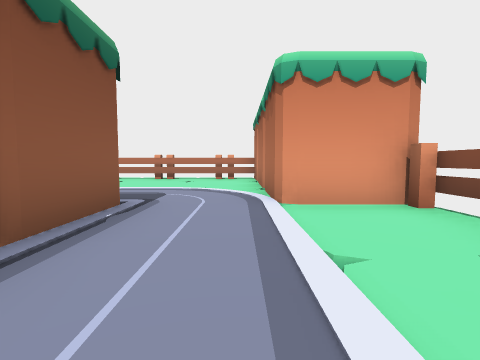
view 1 (above)

24 first-person views from a walk through a level from a Godot 3-D game. The camera is 1.5 m above the floor, tilts 4° down and sees 85° across. The floor is counted in squares, 2.71 m on a side. Each view is taken from the middle of a square. On the plan, view 1 faces up. The plan holds only what a view shows up to about 9 squares ahead; the rest is blank.

view 2
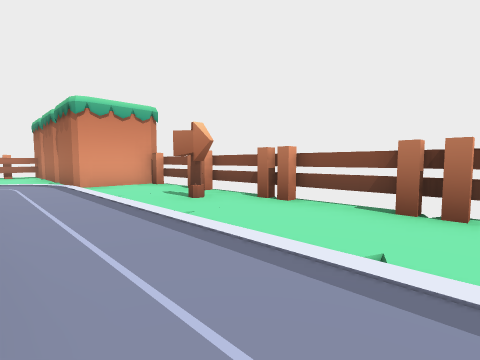

view 3
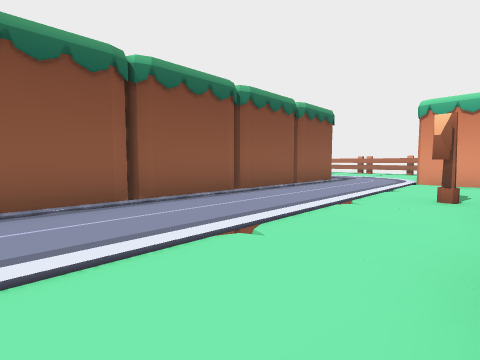

view 4
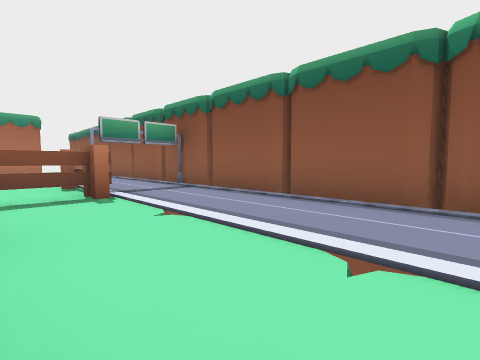

view 5
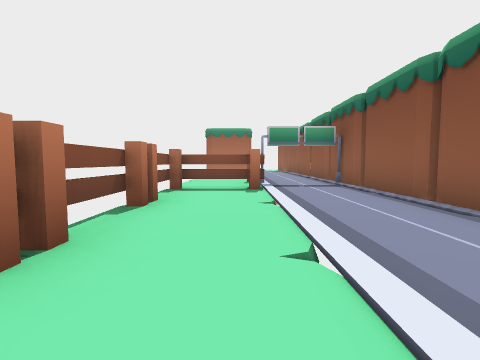

view 6
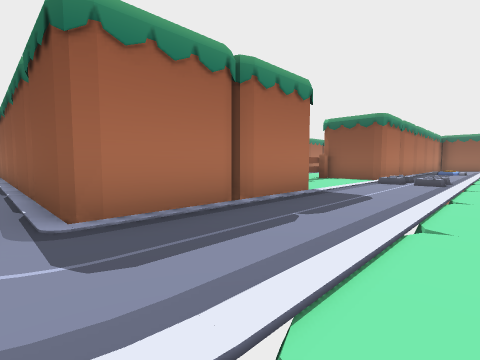

view 7
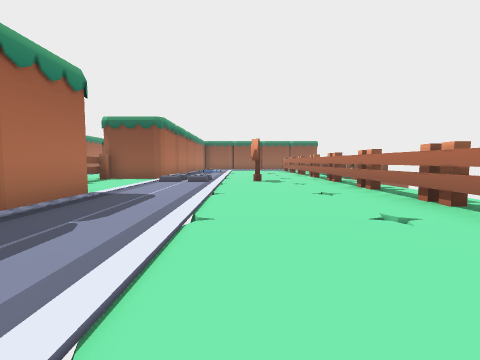

view 8
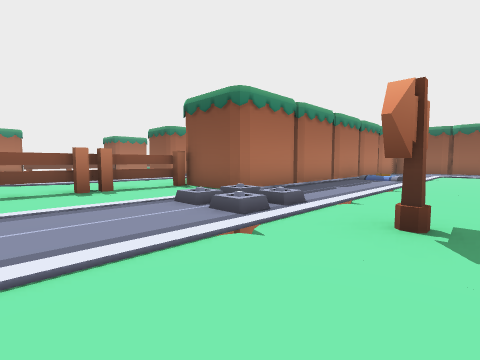

view 9
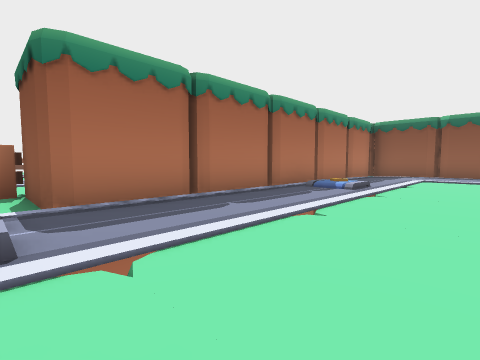

view 10
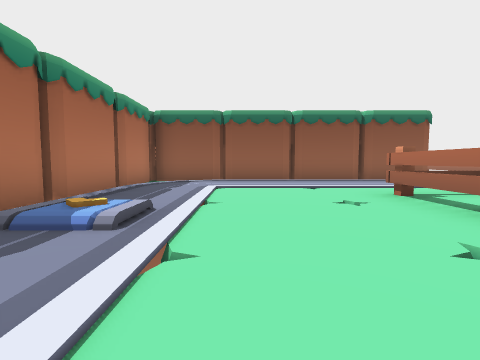

view 11
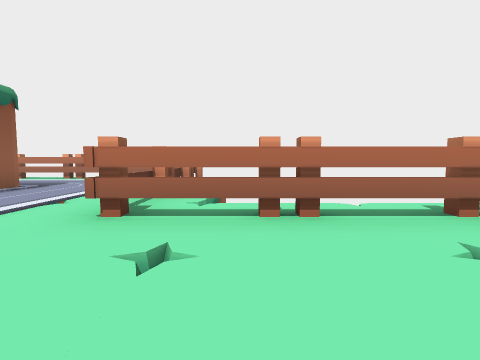

view 12
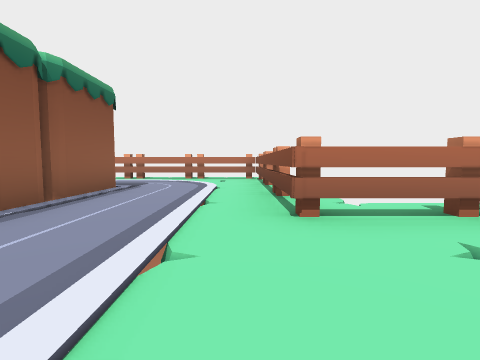

view 13
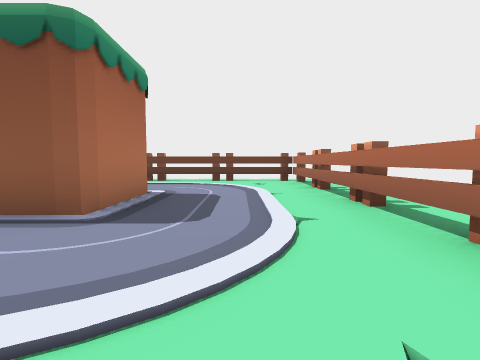

view 14
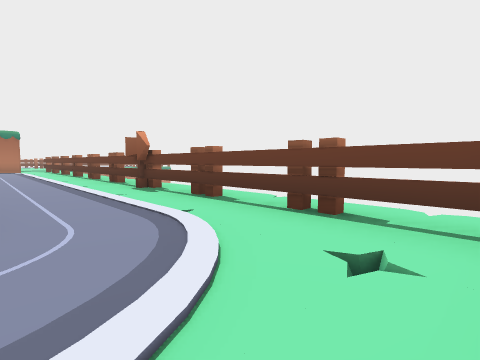

view 15
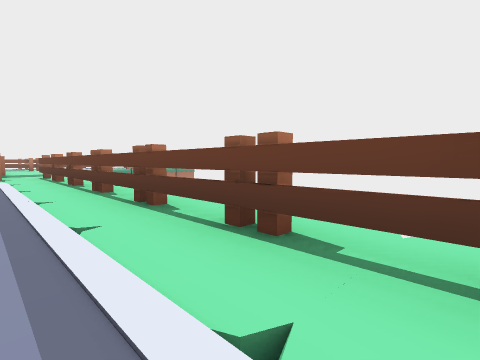

view 16
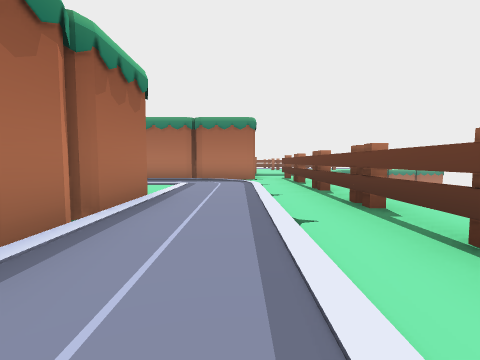

view 17
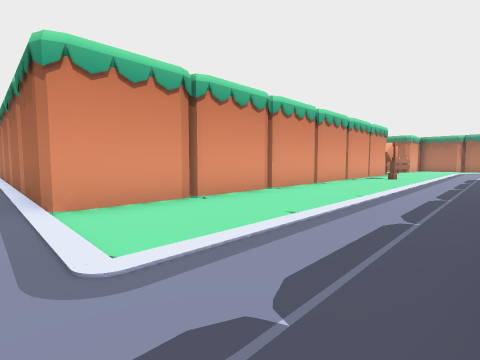

view 18
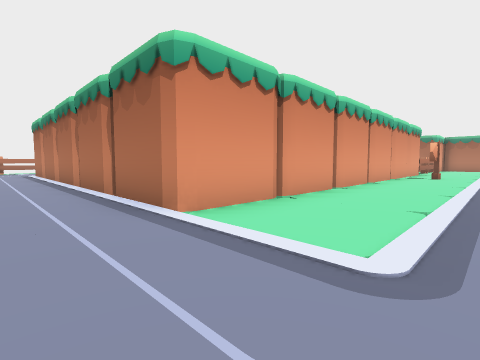

view 19
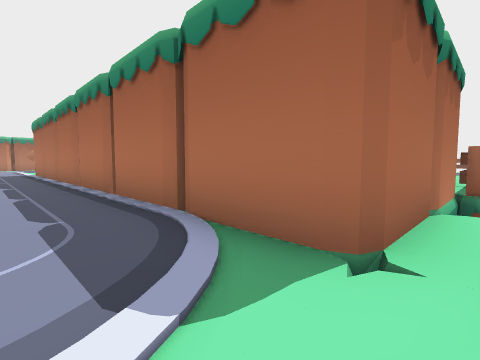

view 20
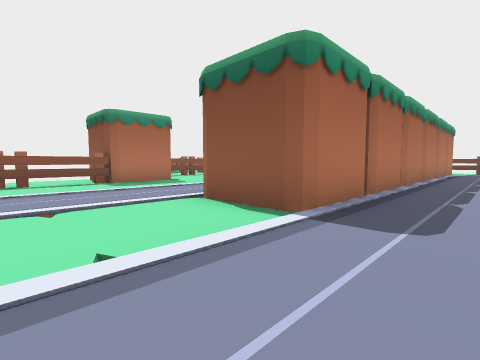

view 21
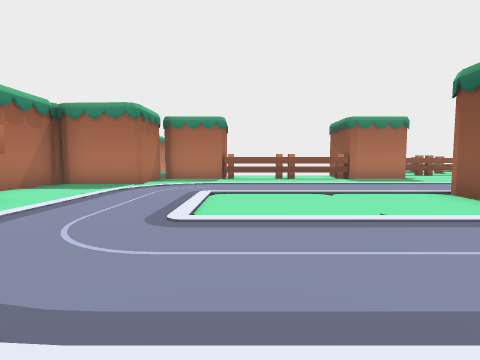

view 22
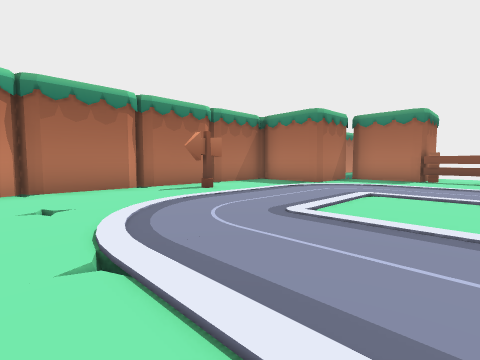

view 23
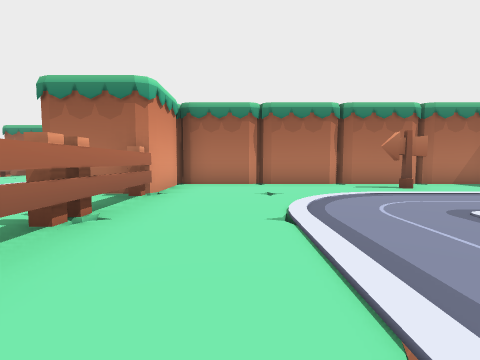

view 24
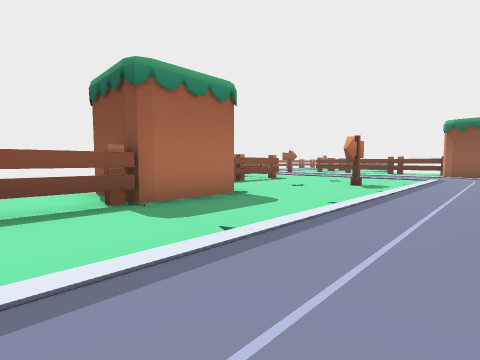

### Floor plan
Key: @ floor where view 1 was taken; # wall or solid block; x gap in a wall; . floor; / step, stairs or slope; T thing the floor can be seen under or through.
Columns run from 25 left of view 1 to 3 right of it. Each row starts with its distance up from view 1.
 15 ##########
 14 #........#
 13 #........#
 12 #........#
 11 #...##...#
 10 #...##...#
  9 #...##...####  ############
  8 #...##.......  ...........#
  7 #...##....................#
  6 #...##...........#........#
  5 #...##..........//........#
  4 #...##....  ....//........###
  3 #...############....####....#
  2 #...#########  #TTTTT###....#
  1 #............  .......##....#
  0 #............# .......##.@.x#
 -1 #.....................##....#
 -2 #.....................##....#
 -3 #.############.......###....#
 -4  .#          #.......###....#
 -5   #   ................##....#
 -6  ###..................##..###
 -7  #. ................####..#.
 -8       ...#..........#  #..#.
 -9        .....#########  #....
-10         ...  #         #..
-11         ###            #.
-12
-13                           ##

Positions as (right, up) in squares from view 1, and headings:
1: (0, 0), facing up
2: (-1, -3), facing up-right
3: (2, -4), facing up-left
4: (2, -2), facing down-left
5: (1, -1), facing down
6: (-1, 6), facing down-left
7: (-1, 6), facing left
8: (-6, 7), facing down-left
9: (-9, 7), facing down-left
10: (-12, 6), facing left
11: (-15, 6), facing up
12: (-17, 6), facing up
13: (-17, 13), facing left
14: (-22, 14), facing down-left
15: (-23, 8), facing down-left
16: (-23, 6), facing down
17: (-22, -2), facing up-right
18: (-23, -1), facing up-right
19: (-24, -1), facing down-right
20: (-9, -1), facing down-left
21: (-8, 0), facing down
22: (-9, 0), facing down-right
23: (-10, 0), facing right
24: (-10, -5), facing down-left
